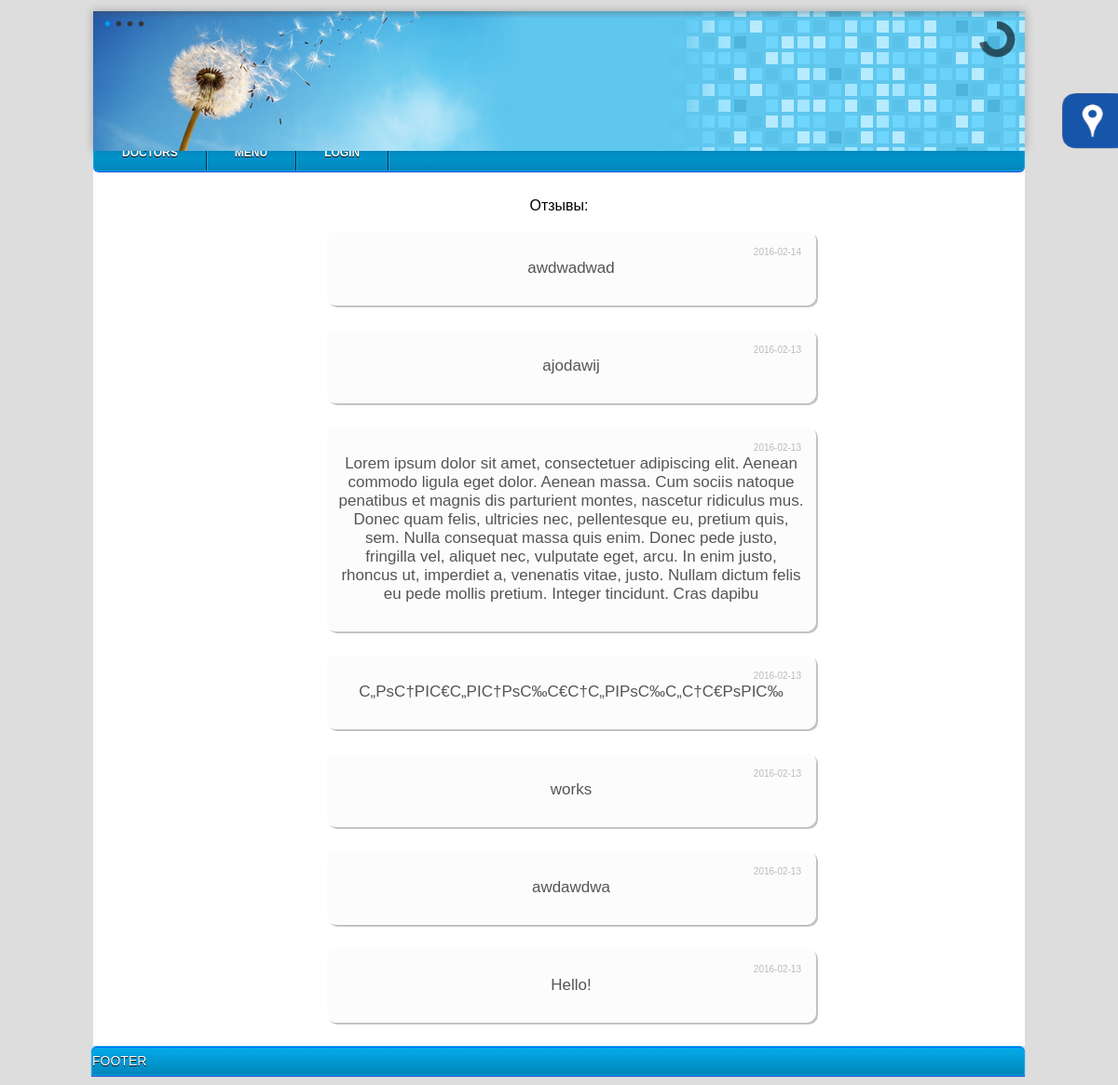
The page /index.php?content=comments on the database its author committed.
### tables this page shows
CREATE TABLE IF NOT EXISTS `Comments_general` (
  `Comment_ID` int(11) NOT NULL AUTO_INCREMENT,
  `Date` date NOT NULL,
  `Text` varchar(500) NOT NULL,
  PRIMARY KEY (`Comment_ID`)
);

### pages/comments.php (the view, shortened to what this page needs)
<?php
	echo "<div class='comments'> Отзывы:<br><br>";
 $res = mysql_query('SELECT * FROM `Comments_general` ORDER BY Date DESC') or die("Can't connect to database. ".mysql_error());
 while ($row = mysql_fetch_array($res)) {
 echo "<div class='comment_block'><div class='comment_date'>".$row['Date']."</div>
 <div class='comment_text'><p>".$row['Text']."</p></div></div>";
 }
 echo "</div>";
?>

### styles/css.css (style rules this page uses)
* { font-family: Arial; }
body { background-color: #ddd; }
.comments { text-align:center; height: auto; }
.comment_block { padding:12px; width:500px; position:relative; background-color:#fcfcfc; border:1px solid white; color:#888; margin-bottom:25px; -moz-border-radius:10px; -webkit-border-radius:10px; border-radius:10px; left:50%; margin-left:-250px; -moz-box-shadow:2px 2px 0 #c2c2c2; -webkit-box-shadow:2px 2px 0 #c2c2c2; box-shadow:2px 2px 0 #c2c2c2; }
.comment_date { font-size:10px; padding:6px 0; position:absolute; right:15px; top:10px; color:#bbb; }
.comment_text { color: #555; font-size:17px; }

### rows shown on the page
comments_general: Date "2016-02-14", Text "awdwadwad"
comments_general: Date "2016-02-13", Text "ajodawij"
comments_general: Date "2016-02-13", Text "Lorem ipsum dolor sit amet, consectetuer adipiscing elit. Aenean commodo ligula eget dolor. Aenean massa. Cum sociis natoque penatibus et magnis dis parturient montes, nascetur ridiculus mus. Donec quam felis, ultricies nec, pellentesque eu, pretium quis, sem. Nulla consequat massa quis enim. Donec pede justo, fringilla vel, aliquet nec, vulputate eget, arcu. In enim justo, rhoncus ut, imperdiet a, venenatis vitae, justo. Nullam dictum felis eu pede mollis pretium. Integer tincidunt. Cras dapibu"
comments_general: Date "2016-02-13", Text "С„РѕС†РІС€С„РІС†РѕС‰С€С†С„РІРѕС‰С„С†С€РѕРІС‰"
comments_general: Date "2016-02-13", Text "works"
comments_general: Date "2016-02-13", Text "awdawdwa"
comments_general: Date "2016-02-13", Text "Hello!"
